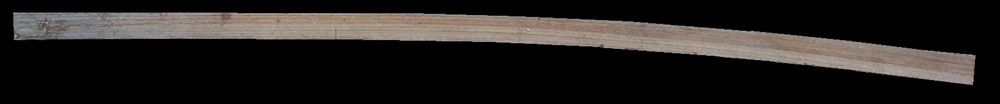
#> input picture images/01.jpeg, 1000 x 104 px, shrunk from 1594 x 166 before the run, found by its file name
$ python Magnus3.py
#> lines starting #> are read from the running program, lines starting #| are printed output that depends on the picture; after the words box and inside, x2 and y2 are one past the last pixel; in counts of white or black regions, pixels touching at a corner belong together
import cv2
import imageio
import numpy as np
import numpy.polynomial.polynomial as poly
from matplotlib import pyplot as plt


source = cv2.imread('images/01.jpeg')
#> source is the input picture: shape (104, 1000, 3); mean B, G, R 32.2, 34.5, 37.7
source_roi = source  #[360:590, 6:1250]  # y:y+h, x:x+w if ROI needed
height, width, channels = source_roi.shape
#> height = 104; width = 1000; channels = 3
blank_image = np.zeros((height, width, channels), np.uint8)

# Filters to denoise the image
median = cv2.medianBlur(source_roi, 5)
denoise = cv2.GaussianBlur(median, (5, 5), 0)
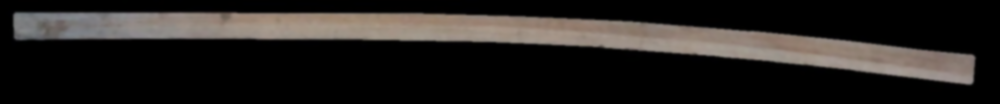
#> denoise: shape (104, 1000, 3); mean B, G, R 32, 34.3, 37.5
r, g, b = cv2.split(denoise)[:3]  # splitting in RGB
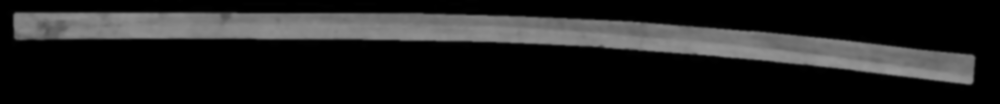
#> r: shape (104, 1000); min 0, max 152, mean 32
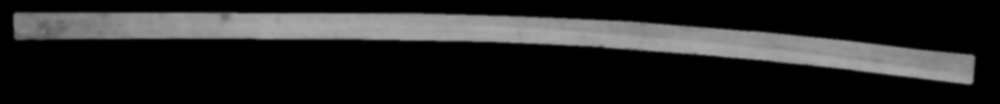
#> b: shape (104, 1000); min 0, max 170, mean 37.5

# Border detection
canny = cv2.Canny(r, 30, 300)  # for border detection coming from _denoise_
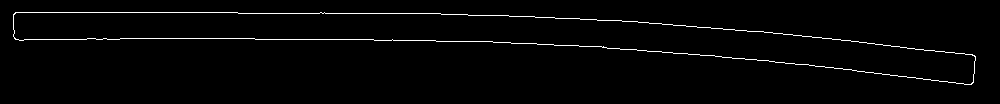
#> canny: shape (104, 1000); 1.9% white in thin lines or dots, all inside (x1, y1, x2, y2) = (13, 12, 976, 85)
contours = cv2.findContours(canny.copy(), cv2.RETR_EXTERNAL, cv2.CHAIN_APPROX_SIMPLE)[0]  # , hierarchy instead of [0]
#> contours = 1 contour; box (x1, y1, x2, y2) and area: (13, 12, 976, 85) 26228
contorno = np.vstack(contours).squeeze()  # stack them together followed by squeeze to remove redundant axis.
#> contorno = 220 pairs, first value 13 to 975, second value 12 to 84

''''''''' not use if background is contrasted
# HSV
hsv = cv2.cvtColor(denoise, cv2.COLOR_BGR2HSV)
lower_red = np.array([8, 30, 130])
upper_red = np.array([20, 90, 255])
mask = cv2.inRange(hsv, lower_red, upper_red)  # Threshold the HSV image to get only blue colors

# Bitwise-AND mask and original image
res = cv2.bitwise_and(denoise, denoise, mask=mask)
'''''''''

# finding vertex with Shi Tomasi and good features to track
corners = cv2.goodFeaturesToTrack(r, 4, 0.01, 10)  # set to find maximum 4 vertex in the Red channel of _denoise_
#> corners = [[971, 83], [15, 13], [974, 57], [15, 37]]
corners = np.int0(corners)

corns = []  # save all vertex and draw these
k = 0
for i in corners:
    x, y = i.ravel()
    cv2.circle(source_roi, (x, y), 2, [0, 0, 255], -1)
    corns.append((x, y))
    k = k + 1  # 0 BR - 1 TL - 2 TR - 3 BL
#> this loop made 4 passes
#> source_roi: shape (104, 1000, 3); 0.05% of pixels changed, all inside (x1, y1, x2, y2) = (13, 11, 977, 86)
#> after the loop, corns = [(971, 83), (15, 13), (974, 57), (15, 37)]; k = 4

print(f'{k} vertex\n BottomRight: {corns[0]}\n TopLeft: {corns[1]}\n TopRight: {corns[2]}\n BottomLeft: {corns[3]}')
#| 4 vertex
#|  BottomRight: (971, 83)
#|  TopLeft: (15, 13)
#|  TopRight: (974, 57)
#|  BottomLeft: (15, 37)
projection = (corns[0][0], corns[3][1])
#> projection = (971, 37)
print(f'Vertex to join with a red line {corns[3]} {corns[0]}, projection in a white line: {projection}')
#| Vertex to join with a red line (15, 37) (971, 83), projection in a white line: (971, 37)
# real_width = np.linalg.norm(corns[1] - corns[3])
# real_length = np.linalg.norm(cornsp[3] - corns[0])

# Drawings
for contour in contours:
    x, y, w, h = cv2.boundingRect(contour)
#> this loop made 1 pass
#> (x, y, w, h) on pass 1: (13, 12, 963, 73)
    # cv2.rectangle(blank_image, (x, y), (x+w, y+h), (0, 255, 0), 1)  # bounding box

cv2.drawContours(source_roi, contours, -1, (255, 255, 255), 1)
# cv2.line(blank_image, corns[3], corns[0], (0, 0, 255), thickness=1, lineType=8)  # projection between extremes
# cv2.line(blank_image, corns[3], projection, (0, 255, 255), thickness=1, lineType=8)  # projection from Bottom Left

bottom_profile = []
for i in range(contorno.shape[0]):
    if contorno[i][1] >= corns[3][1]:
        bottom_profile.append(list(contorno[i]))
    if contorno[i][0] >= corns[0][0]:
        break
#> after the loop, bottom_profile = 113 pairs, first value 14 to 971, second value 37 to 84

points2fit = bottom_profile
#> points2fit has the same summary as bottom_profile
bottom_profile = np.array(bottom_profile, np.int32)
bottom_profile = bottom_profile.reshape((-1, 1, 2))
#> bottom_profile = contour of 113 points, box (x1, y1, x2, y2) (14, 37, 972, 85), area 10846
cv2.drawContours(source_roi, [bottom_profile], -1, (0, 255, 255), 1)  # [bottom_profile] to draw
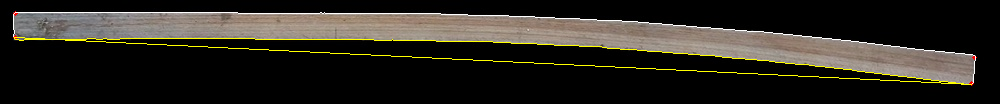
#> source_roi: shape (104, 1000, 3); mean B, G, R 33.3, 40.1, 43.3

cv2.imshow('', source_roi)
cv2.waitKey()

cv2.drawContours(blank_image, bottom_profile, -1, (0, 255, 255), 1)  # [bottom_profile] to draw
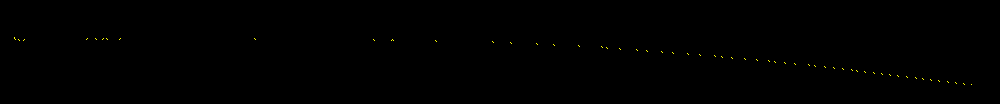
#> blank_image: shape (104, 1000, 3); mean of channels 0, 1, 2 0, 0.3, 0.3; drawn as B, G, R
cv2.imshow('', blank_image)

cv2.waitKey()

# polyfit
y_shift = corns[0][1] - corns[3][1]
#> y_shift = 46
x_axis = [0]  # we force 0
y_axis = [y_shift]  # we force 0
#> y_axis = [46]
for p in range(len(points2fit)):
    x_axis.append(points2fit[p][0])
    y_axis.append(-points2fit[p][1]+corns[0][1])  # - because of the 0,0 from the image in compare to the 0,0 cartesian
#> this loop made 113 passes
#> after the loop, x_axis = 114 values from 0 to 971; y_axis = 114 values, max 46 at index 0, min -1 at index 112, mean 25.9

z = poly.polyfit(x_axis, y_axis, 5)  # A + Bx + Cx^2 + Dx^3
#> z = [44.59, -0.00619, 4.55e-05, -6.23e-08, -1.12e-10, 8.55e-14]
ffit = poly.polyval(x_axis, z)
#> ffit = 114 values, max 44.59 at index 0, min -1.44 at index 113, mean 25.9
plt.plot(x_axis, ffit)
plt.show()
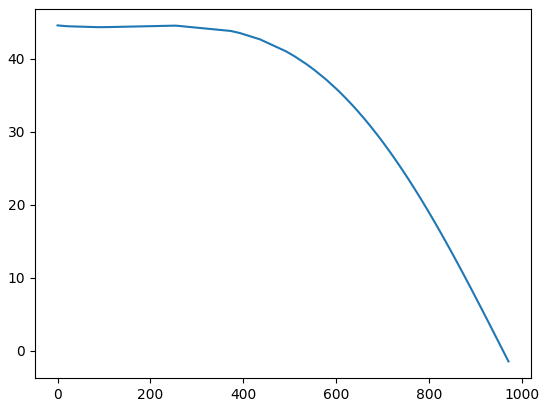
#> figure drawn by matplotlib, 1 panel

$ run again, with images/4.tif saved as images/01.jpeg
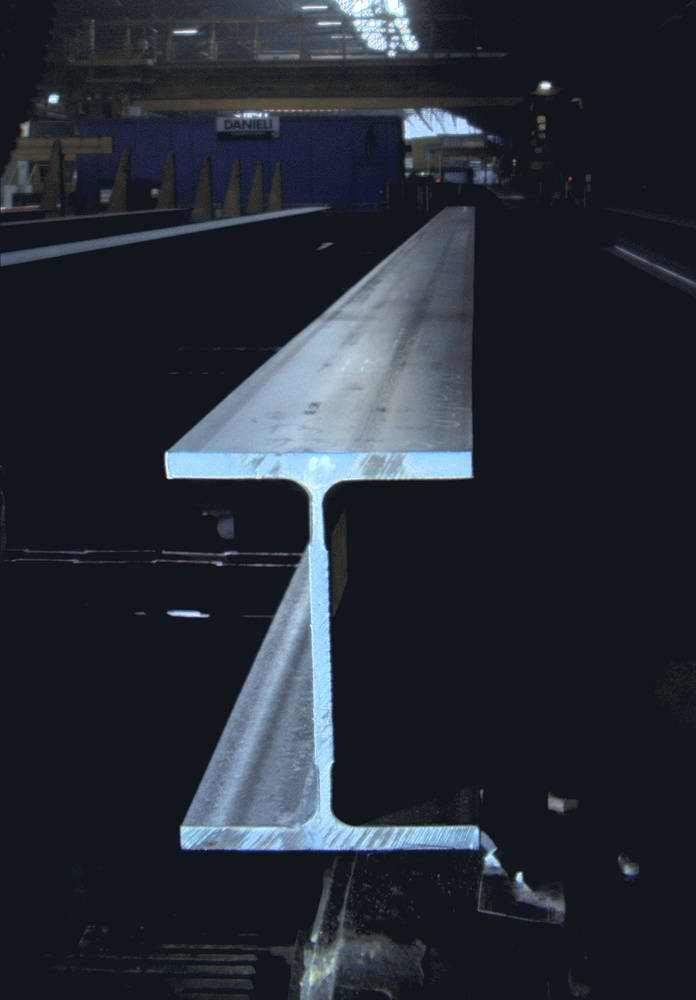
#> input picture images/4.tif, 696 x 1000 px, shrunk from 1600 x 2300 before the run, found by its file name
#> source is the input picture: shape (1000, 696, 3); mean B, G, R 52, 43.6, 36.5
#> `canny = cv2.Canny(r, 30, 300)`:
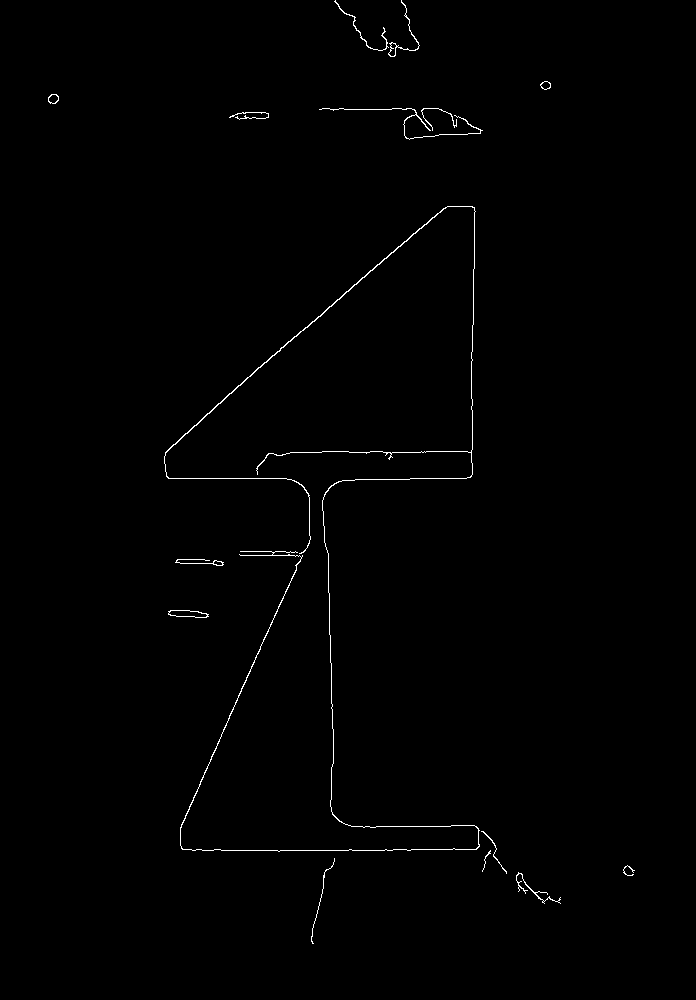
#> canny: shape (1000, 696); 0.6% white in thin lines or dots, all inside (x1, y1, x2, y2) = (48, 0, 635, 944)
#> contours = 15 contours, 5 with area under 20; largest, box (x1, y1, x2, y2) and area: (164, 206, 480, 852) 411, (168, 610, 209, 618) 204, (388, 0, 420, 57) 98, (48, 94, 59, 104) 76, (540, 81, 551, 90) 61
#> contorno = 2062 pairs, first value 48 to 634, second value 0 to 943
#> corners = [[519, 875], [206, 615], [171, 613], [478, 131]]
#> the loop `for i in corners:` made 4 passes
#> after the loop `for i in corners:`: corns = [(519, 875), (206, 615), (171, 613), (478, 131)]; k = 4
#| 4 vertex
#|  BottomRight: (519, 875)
#|  TopLeft: (206, 615)
#|  TopRight: (171, 613)
#|  BottomLeft: (478, 131)
#> projection = (519, 131)
#| Vertex to join with a red line (478, 131) (519, 875), projection in a white line: (519, 131)
#> the loop `for contour in contours:` made 15 passes
#> (x, y, w, h) on passes 1 to 8: (516, 872, 45, 32), (623, 865, 12, 11), (311, 858, 24, 86), (482, 850, 9, 22), (481, 831, 26, 43), (168, 610, 41, 8), (175, 559, 49, 7), (164, 206, 316, 646)
#> after the loop `for i in range(contorno.shape[0]):`: bottom_profile = [[518, 872], [518, 873], [516, 875], [516, 880], [517, 881], [517, 882], [518, 883], [518, 885], [519, 886]]
#> points2fit has the same summary as bottom_profile
#> `bottom_profile = bottom_profile.reshape((-1, 1, 2))`: bottom_profile = contour of 9 points, box (x1, y1, x2, y2) (516, 872, 520, 887), area 22
#> y_shift = 744
#> `y_axis = [y_shift]`: y_axis = [744]
#> the loop `for p in range(len(points2fit)):` made 9 passes
#> after the loop `for p in range(len(points2fit)):`: x_axis = [0, 518, 518, 516, 516, 517, 517, 518, 518, 519]; y_axis = [744, 3, 2, 0, -5, -6, -7, -8, -10, -11]
#> z = [744, 406643.8, -1571.9, 6.5e-05, 0.00587, -5.67e-06]
#> ffit = [744, -3.25, -3.25, -2.5, -2.5, -6.5, -6.5, -3.25, -3.25, -11]
#> `plt.show()`:
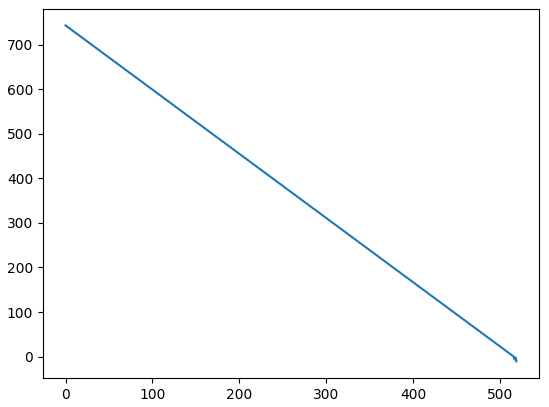
#> figure drawn by matplotlib, 1 panel
